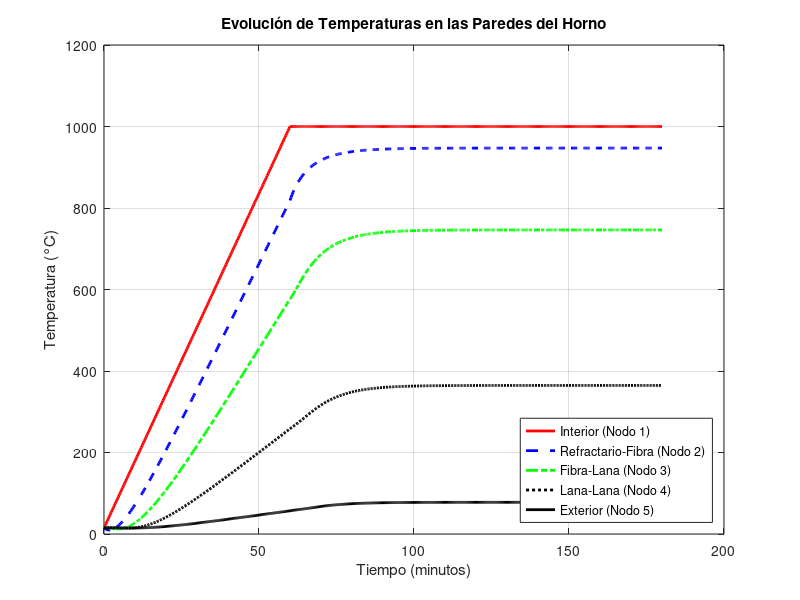

MATLAB code to generate this figure:
clear; clc; close all;

% Calculo de areas para el procedimiento con nodos FEM
h = [0.13 0.18 0.22 0.26 0.30];     % Alturas de las superficies
w = [0.13 0.18 0.22 0.26 0.30];     % Ancho de las superficies
l = [0.195 0.235 0.275 0.313 0.35]; % Profundidad de las superficies

Areas = [];
for i=1:5
    Areas(i) = 4*(h(i)*l(i)) + 2*(h(i)*w(i));
    fprintf("Area %d: %4.2f\n", [i Areas(i)]);
end

AreasM = [];
for i=1:4
    AreasM(i) = sqrt(Areas(i)*Areas(i+1));
    fprintf("Area Media %d = %.2f m2\n", [i AreasM(i)])
end

%% 1. CONFIGURACIÓN Y PARÁMETROS
L1 = 0.020;         % Espesor Capa 1(Ladrillo Refractario)
L2 = 0.020;         % Espesor Capa 2(Fibra Cerámica)
L3 = 0.020;         % Espesor Capa 3(Lana de Roca 1)
L4 = 0.020;         % Espesor Capa 4(Lana de Roca 2)

% --- Propiedades de los Materiales [Capa1, Capa2, Capa3]
% Conductividad térmica [W/m·K]
k = [1.2, 0.20, 0.075 0.075]; 
% Densidad [kg/m^3]
rho = [2300, 260, 100, 100];
% Calor específico [J/kg·K]
c = [1008, 950, 840, 840];

% --- Condiciones de Frontera e Iniciales
T_amb = 15;    % Temperatura ambiente exterior [°C]
h = 15;        % Coeficiente de convección exterior [W/m^2·K]
T_inicial = 15; % Temperatura inicial de toda la pared [°C]

% --- Perfil de Temperatura del Horno (Interior)
T_final_horno = 1000; % Temperatura objetivo del horno para el acero A36 [°C]
tiempo_rampa = 3600; % Tiempo para alcanzar T_final_horno (1 hora) [s]

% Parametros de la Simulación
t_total = 3*3600; % Tiempo total de simulación (2 horas) [s]
dt = 20;        % Paso de tiempo [s]
theta = 0.5;    % Método de Crank-Nicolson (0.5 es estable y preciso)

%% 2. DISCRETIZACIÓN Y MALLA
% Definimos 4 nodos, uno en cada interfaz
n_nodos = 5;
n_elem = 4;

% Coordenadas de los nodos
nodos_coord = [0, L1, L1+L2, L1+L2+L3, L1+L2+L3+L4];

% Conectividad de los elementos (qué nodos conecta cada elemento)
elem_conec = [1, 2;  % Elemento 1 conecta nodos 1 y 2
              2, 3;  % Elemento 2 conecta nodos 2 y 3
              3, 4;  % Elemento 2 conecta nodos 3 y 4
              4, 5]; % Elemento 3 conecta nodos 4 y 5
          

%% 3. CÁLCULO Y ENSAMBLAJE DE MATRICES GLOBALES
% Inicializamos las matrices globales con ceros
K_global = zeros(n_nodos, n_nodos);
C_global = zeros(n_nodos, n_nodos);

for i = 1:n_elem
    % Nodos del elemento actual
    nodo1 = elem_conec(i, 1);
    nodo2 = elem_conec(i, 2);
    
    % Longitud del elemento
    Le = nodos_coord(nodo2) - nodos_coord(nodo1);
    
    % Matriz de rigidez del elemento [k_e]
    ke = (AreasM(i) * k(i) / Le) * [1, -1; -1, 1];
    
    % Matriz de capacidad del elemento [c_e]
    ce = (rho(i) * c(i) * AreasM(i) * Le / 6) * [2, 1; 1, 2];
    
    % Ensamblaje en las matrices globales
    indices = [nodo1, nodo2];
    K_global(indices, indices) = K_global(indices, indices) + ke;
    C_global(indices, indices) = C_global(indices, indices) + ce;
end

%% 4. BUCLE DE SIMULACIÓN TRANSITORIA
% Vector de tiempo para graficar
tiempo = 0:dt:t_total;
n_pasos = length(tiempo);

% Matriz para guardar los resultados de temperatura
T_resultados = zeros(n_nodos, n_pasos);
T_resultados(:, 1) = T_inicial; % Condición inicial

% Vector de temperatura del paso anterior
T_anterior = T_resultados(:, 1);

% Matrices del esquema Theta (para no recalcularlas en cada paso)
A_izq_base = (C_global / dt) + theta * K_global;
A_der_base = (C_global / dt) - (1 - theta) * K_global;

% Bucle principal
for i = 2:n_pasos
    % --- Definir la temperatura interior del horno en este paso de tiempo
    t_actual = tiempo(i);
    if t_actual <= tiempo_rampa
        % Calentamiento en rampa lineal
        T_horno_actual = T_inicial + (T_final_horno - T_inicial) * (t_actual / tiempo_rampa);
    else
        % Mantenimiento de temperatura
        T_horno_actual = T_final_horno;
    end
    
    % --- Copiar las matrices base para aplicar condiciones de frontera
    A_izq = A_izq_base;
    b_der = A_der_base * T_anterior;
    
    % --- Aplicar Condiciones de Frontera
    % 1. Temperatura Fija (Dirichlet) en el Nodo 1 (Interior del horno)
    A_izq(1,:) = 0;
    A_izq(1,1) = 1;
    b_der(1) = T_horno_actual;
    
     % 2. Convección (Robin) en el Nodo 5 (Exterior)
    A_izq(n_nodos, n_nodos) = A_izq(n_nodos, n_nodos) + theta * h * Areas(5);
    b_der(n_nodos) = b_der(n_nodos) - (1-theta) * h * Areas(5) * T_anterior(n_nodos) + h * Areas(5) * T_amb;

    % --- Resolver el sistema de ecuaciones para el paso actual
    T_actual = A_izq \ b_der;
    
    % --- Guardar resultados y actualizar para el siguiente paso
    T_resultados(:, i) = T_actual;
    T_anterior = T_actual;
end

%% 5. VISUALIZACIÓN DE RESULTADOS
figure;
hold on;
plot(tiempo / 60, T_resultados(1,:), 'r-', 'LineWidth', 2); % Temperatura interior del horno
plot(tiempo / 60, T_resultados(2,:), 'b--', 'LineWidth', 2); % Temperatura Interfaz 1-2
plot(tiempo / 60, T_resultados(3,:), 'g-.', 'LineWidth', 2); % Temperatura Interfaz 2-3
plot(tiempo / 60, T_resultados(4,:), 'k:', 'LineWidth', 2);  % Temperatura exterior
plot(tiempo / 60, T_resultados(5,:), 'k-', 'LineWidth', 2);  % Temperatura exterior

title('Evolución de Temperaturas en las Paredes del Horno');
xlabel('Tiempo (minutos)');
ylabel('Temperatura (°C)');
legend('Interior (Nodo 1)', 'Refractario-Fibra (Nodo 2)', 'Fibra-Lana (Nodo 3)', 'Lana-Lana (Nodo 4)', 'Exterior (Nodo 5)', 'Location', 'southeast');
grid on;
box on;
hold off;
